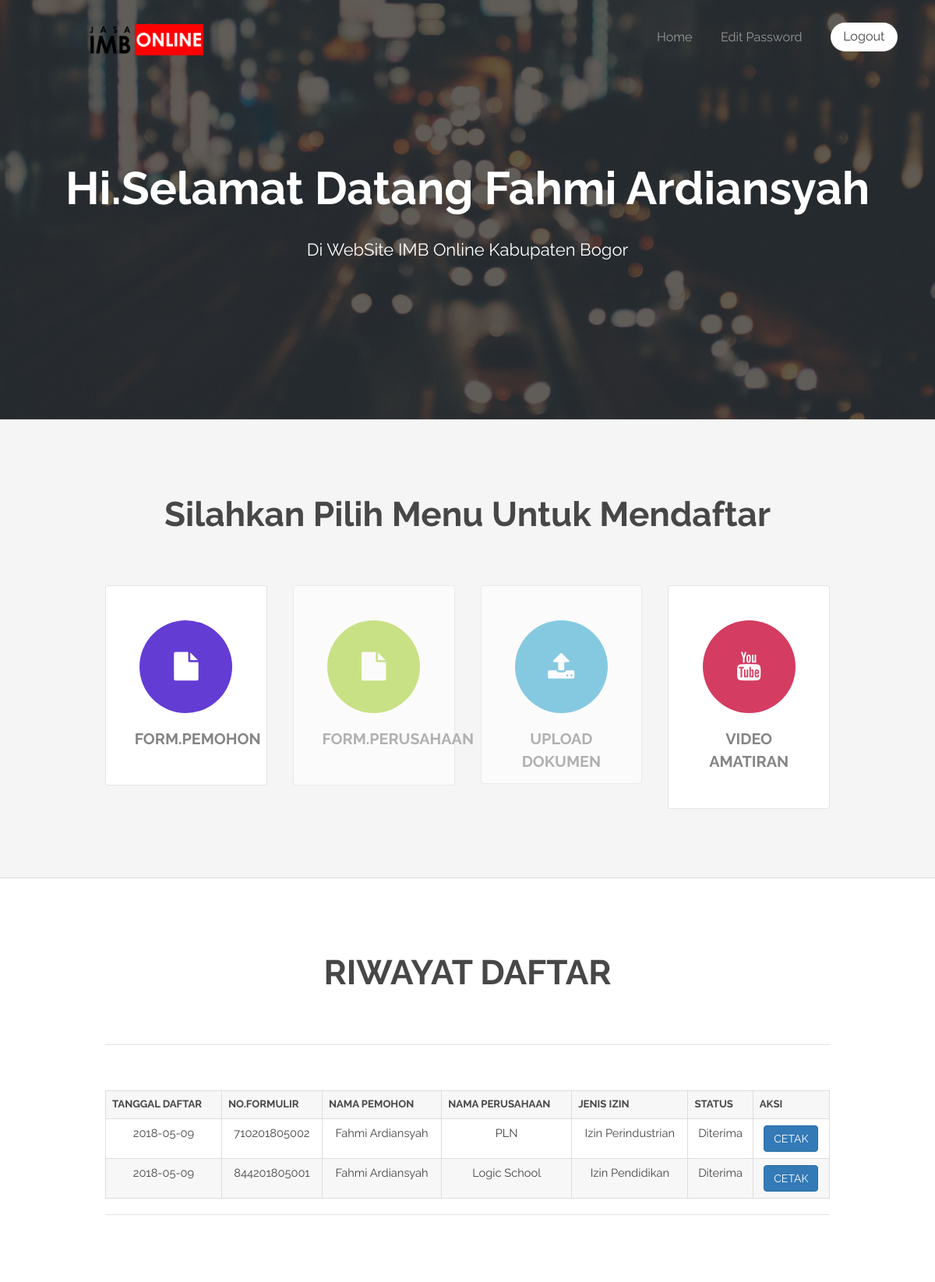
The app's page /indexuser.php (signed in) with its own data.
### tables this page shows
CREATE TABLE IF NOT EXISTS `tb_dokumen` (
  `no_form` char(12) NOT NULL,
  `id_pemohon` int(11) NOT NULL,
  `id_perusahaan` char(11) NOT NULL,
  `ktp` varchar(100) NOT NULL,
  `pbb` varchar(100) NOT NULL,
  `surat_tanah` varchar(100) NOT NULL,
  `status` varchar(30) NOT NULL
);

CREATE TABLE IF NOT EXISTS `tb_pemohon` (
  `no_form` char(12) NOT NULL,
  `id_pemohon` int(11) NOT NULL,
  `nama_pemohon` varchar(55) NOT NULL,
  `kontak` char(13) NOT NULL,
  `tanggal_daftar` date NOT NULL,
  `jenis_id` varchar(20) NOT NULL,
  `nomer_id` char(18) NOT NULL,
  `tempat_lahir` varchar(25) NOT NULL,
  `tgl_lahir` date NOT NULL,
  `npwp` char(15) NOT NULL,
  `alamat` varchar(35) NOT NULL,
  `provinsi` varchar(25) NOT NULL,
  `kabupaten` varchar(6) NOT NULL,
  `kecamatan` varchar(30) NOT NULL,
  `kelurahan` varchar(30) NOT NULL
);

CREATE TABLE IF NOT EXISTS `tb_perusahaan` (
  `id_perusahaan` char(11) NOT NULL,
  `no_form` char(12) NOT NULL,
  `id_pemohon` int(11) NOT NULL,
  `tanggal_daftar` date NOT NULL,
  `badan_usaha` varchar(30) NOT NULL,
  `bidang_usaha` varchar(30) NOT NULL,
  `jenis_izin` varchar(35) NOT NULL,
  `nama_perusahaan` varchar(50) NOT NULL,
  `npwp` char(15) NOT NULL,
  `alamat` varchar(35) NOT NULL,
  `provinsi` varchar(30) NOT NULL,
  `kabupaten` varchar(30) NOT NULL,
  `kecamatan` varchar(30) NOT NULL,
  `kelurahaan` varchar(30) NOT NULL,
  `kontak` char(13) NOT NULL,
  `luas_bangunan` char(4) NOT NULL
);

### indexuser.php (the view, shortened to what this page needs)
<?php
	include 'koneksi/koneksi.php';
 ?>
<!DOCTYPE html>
<html lang="en">
	<head>
		<link rel="stylesheet" type="text/css" href="assets/css/bootstrap.min.css">
	</head>
	<body class="landing">
			<header id="header">
				<h1><a href="index.html"><img src="assets/images/logo.png" height="40"></a></h1>
				<nav id="nav">
					<ul>
						<li><a href="#">Home</a></li>
						<li><a  data-toggle="modal" data-target="#editpassword" href="">Edit Password</a></li>
						<li><a href="logout.php" class="button special">Logout</a></li>
					</ul>
				</nav>
			</header>
			<section id="banner">
				<h2>Hi.Selamat Datang <?=$_SESSION['nama']; ?></h2>
				<p>Di WebSite IMB Online Kabupaten Bogor</p>
			</section>
			<section id="one" class="wrapper style1 special">
				<div class="container">
					<header class="major">
						<h2>Silahkan Pilih Menu Untuk Mendaftar</h2>
					</header>
					<div class="row 150%">
						<div class="3u 12u$(medium)">
							<section class="box">
								<a href="formpemohon.php"><i class="icon big rounded color3 fal fa-file"></i></a>
								<h3>FORM.PEMOHON</h3>
							</section>
						</div>
						<div class="3u 12u$(medium)">
							<section class="box" style="opacity:0.6;">
								<a href="formulirperusahaan.php" onclick="this.href='javascript:void(0)';this.disabled=1" ><i class="icon big rounded color9 fal fa-file"></i></a>
								<h3>FORM.PERUSAHAAN</h3>
							</section>
						</div>
						<div class="3u 12u$(medium)">
							<section class="box" style="height: 255px; opacity: 0.6;">
								<a href="formupload.php" onclick="this.href='javascript:void(0)';this.disabled=1"><i class="icon big rounded color1 fal fa-upload"></i></a>
								<h3>UPLOAD DOKUMEN</h3>
							</section>
						</div>
						<div class="3u 12u$(medium)">
							<section class="box">
								<a href="https://www.youtube.com/channel/UCiaWqqpD5ZTRDP0c48HHE0A?view_as=subscriber" target="_blank"><i class="icon big rounded color6 fab fa-youtube"></i></a>
								<h3>VIDEO AMATIRAN</h3>
							</section>
						</div>
					</div>
				</div>
			</section>
			<section id="two" class="wrapper style2 special">
				<div class="container">
					<header class="major">
						<h2>RIWAYAT DAFTAR</h2>
					</header>
					<section class="profiles">
						<table class="table table-bordered">
  						<tr>
  							<th>TANGGAL DAFTAR</th>
  							<th>NO.FORMULIR</th>
  							<th>NAMA PEMOHON</th>
  							<th>NAMA PERUSAHAAN</th>
  							<th>JENIS IZIN</th>
  							<th>STATUS</th>
  							<th>AKSI</th>
  						</tr>
  						<tr>
  		<?php
  		$gabung=mysqli_query($koneksi,"SELECT * FROM tb_perusahaan JOIN tb_pemohon ON tb_perusahaan.no_form=tb_pemohon.no_form JOIN tb_dokumen ON tb_perusahaan.no_form=tb_dokumen.no_form WHERE tb_pemohon.id_pemohon='$_SESSION[id_pemohon]'");
  		 ?>
  		 <?php while ($gabungan=mysqli_fetch_assoc($gabung)): ?>
  							<td><?= $gabungan['tanggal_daftar']; ?></td>
  							<td><?=$gabungan['no_form']; ?></td>
  							<td><?=$gabungan['nama_pemohon']; ?></td>
  							<td><?= $gabungan['nama_perusahaan']; ?></td>
  							<td><?= $gabungan['jenis_izin']; ?></td>
  							<td><?= $gabungan['status']; ?><td>
  								<?php if ($gabungan['status']==='Diterima'){
  							echo "
  							<a href='modul/cetakkartu.php?noform=$gabungan[no_form]' class='btn btn-primary' target='_blank'> CETAK </a>";
  							}else if ($gabungan['status']==='Ditolak') {
  								echo "
  								<p>
  								<b style='color:red;'>
  								Data Anda Di Tolak
  								</b>
  								</p>
  								";
  							}
  						?>
						</tr>
					<?php endwhile; ?>
			</table>
</section>
</div>
</section>
	</body>
</html>

### css/style-xlarge.css (style rules this page uses)
body, input, select, textarea { font-size: 11pt; }

### records on screen
tb_dokumen: no_form.tanggal_daftar "2018-05-09", no_form "710201805002", no_form.nama_pemohon "Fahmi Ardiansyah", id_perusahaan.nama_perusahaan "PLN", id_perusahaan.jenis_izin "Izin Perindustrian", status "Diterima"
tb_dokumen: no_form.tanggal_daftar "2018-05-09", no_form "844201805001", no_form.nama_pemohon "Fahmi Ardiansyah", id_perusahaan.nama_perusahaan "Logic School", id_perusahaan.jenis_izin "Izin Pendidikan", status "Diterima"

### other values on screen
$_SESSION['nama'] "Fahmi Ardiansyah"
